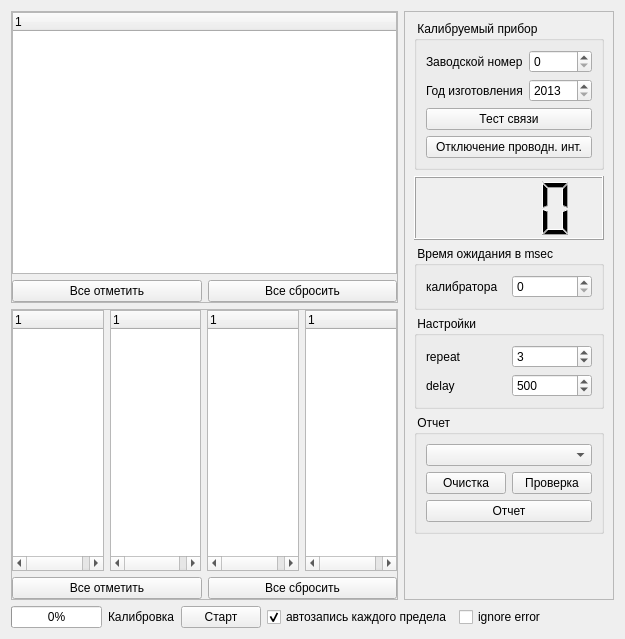
<?xml version="1.0" encoding="UTF-8"?>
<ui version="4.0">
 <class>MainBox</class>
 <widget class="QWidget" name="MainBox">
  <property name="geometry">
   <rect>
    <x>0</x>
    <y>0</y>
    <width>625</width>
    <height>639</height>
   </rect>
  </property>
  <property name="windowTitle">
   <string>Dialog</string>
  </property>
  <layout class="QVBoxLayout" name="verticalLayout_2">
   <item>
    <layout class="QHBoxLayout" name="horizontalLayout">
     <item>
      <layout class="QVBoxLayout" name="layout_calibration">
       <item>
        <widget class="QFrame" name="limits_frame">
         <property name="frameShape">
          <enum>QFrame::StyledPanel</enum>
         </property>
         <property name="frameShadow">
          <enum>QFrame::Raised</enum>
         </property>
         <layout class="QVBoxLayout" name="verticalLayout_5">
          <property name="margin">
           <number>0</number>
          </property>
          <item>
           <widget class="QTreeWidget" name="treeWidget_limits">
            <column>
             <property name="text">
              <string notr="true">1</string>
             </property>
            </column>
           </widget>
          </item>
          <item>
           <layout class="QHBoxLayout" name="horizontalLayout_4">
            <item>
             <widget class="QPushButton" name="btn_limits_All_On">
              <property name="text">
               <string>Все отметить</string>
              </property>
             </widget>
            </item>
            <item>
             <widget class="QPushButton" name="btn_limits_All_Off">
              <property name="text">
               <string>Все сбросить</string>
              </property>
             </widget>
            </item>
           </layout>
          </item>
         </layout>
        </widget>
       </item>
       <item>
        <widget class="QFrame" name="control_frame">
         <property name="frameShape">
          <enum>QFrame::StyledPanel</enum>
         </property>
         <property name="frameShadow">
          <enum>QFrame::Raised</enum>
         </property>
         <layout class="QVBoxLayout" name="verticalLayout_8">
          <property name="margin">
           <number>0</number>
          </property>
          <item>
           <layout class="QHBoxLayout" name="horizontalLayout_6">
            <item>
             <widget class="QTreeWidget" name="treeWidget_controls_U">
              <column>
               <property name="text">
                <string notr="true">1</string>
               </property>
              </column>
             </widget>
            </item>
            <item>
             <widget class="QTreeWidget" name="treeWidget_controls_I">
              <column>
               <property name="text">
                <string notr="true">1</string>
               </property>
              </column>
             </widget>
            </item>
            <item>
             <widget class="QTreeWidget" name="treeWidget_controls_Other">
              <column>
               <property name="text">
                <string notr="true">1</string>
               </property>
              </column>
             </widget>
            </item>
            <item>
             <widget class="QTreeWidget" name="treeWidget_controls_Hi_Low_U">
              <column>
               <property name="text">
                <string notr="true">1</string>
               </property>
              </column>
             </widget>
            </item>
           </layout>
          </item>
          <item>
           <layout class="QHBoxLayout" name="horizontalLayout_5">
            <item>
             <widget class="QPushButton" name="btn_controls_All_On">
              <property name="text">
               <string>Все отметить</string>
              </property>
             </widget>
            </item>
            <item>
             <widget class="QPushButton" name="btn_controls_All_Off">
              <property name="text">
               <string>Все сбросить</string>
              </property>
             </widget>
            </item>
           </layout>
          </item>
         </layout>
        </widget>
       </item>
      </layout>
     </item>
     <item>
      <widget class="QFrame" name="tune_frame">
       <property name="frameShape">
        <enum>QFrame::StyledPanel</enum>
       </property>
       <property name="frameShadow">
        <enum>QFrame::Raised</enum>
       </property>
       <layout class="QVBoxLayout" name="verticalLayout_10">
        <item>
         <layout class="QVBoxLayout" name="serial_layout"/>
        </item>
        <item>
         <widget class="QGroupBox" name="groupBox_2">
          <property name="title">
           <string> Калибруемый прибор </string>
          </property>
          <layout class="QVBoxLayout" name="verticalLayout_4">
           <item>
            <layout class="QGridLayout" name="gridLayout">
             <item row="1" column="1">
              <widget class="QSpinBox" name="sb_SerNo">
               <property name="maximum">
                <number>9999</number>
               </property>
              </widget>
             </item>
             <item row="2" column="1">
              <widget class="QSpinBox" name="sb_Year">
               <property name="minimum">
                <number>2013</number>
               </property>
               <property name="maximum">
                <number>2100</number>
               </property>
              </widget>
             </item>
             <item row="2" column="0">
              <widget class="QLabel" name="label_7">
               <property name="text">
                <string>Год изготовления</string>
               </property>
              </widget>
             </item>
             <item row="1" column="0">
              <widget class="QLabel" name="label_6">
               <property name="text">
                <string>Заводской номер</string>
               </property>
              </widget>
             </item>
            </layout>
           </item>
           <item>
            <widget class="QPushButton" name="btn_Test_Connect">
             <property name="text">
              <string>Тест связи</string>
             </property>
            </widget>
           </item>
           <item>
            <widget class="QPushButton" name="btn_wired_off">
             <property name="text">
              <string>Отключение проводн. инт.</string>
             </property>
            </widget>
           </item>
          </layout>
         </widget>
        </item>
        <item>
         <widget class="QLCDNumber" name="lcd_type_calibrator">
          <property name="sizePolicy">
           <sizepolicy hsizetype="Preferred" vsizetype="Fixed">
            <horstretch>0</horstretch>
            <verstretch>0</verstretch>
           </sizepolicy>
          </property>
          <property name="minimumSize">
           <size>
            <width>128</width>
            <height>64</height>
           </size>
          </property>
          <property name="numDigits">
           <number>4</number>
          </property>
         </widget>
        </item>
        <item>
         <widget class="QGroupBox" name="groupBox">
          <property name="title">
           <string> Время ожидания в msec </string>
          </property>
          <layout class="QVBoxLayout" name="verticalLayout_6">
           <item>
            <layout class="QGridLayout" name="gridLayout_2">
             <item row="0" column="0">
              <widget class="QLabel" name="label_2">
               <property name="text">
                <string>калибратора</string>
               </property>
              </widget>
             </item>
             <item row="0" column="1">
              <widget class="QSpinBox" name="sb_time_calibration"/>
             </item>
            </layout>
           </item>
          </layout>
         </widget>
        </item>
        <item>
         <widget class="QGroupBox" name="groupBox_3">
          <property name="title">
           <string> Настройки </string>
          </property>
          <layout class="QVBoxLayout" name="verticalLayout_7">
           <item>
            <layout class="QGridLayout" name="gridLayout_3">
             <item row="1" column="1">
              <widget class="QSpinBox" name="sb_delay">
               <property name="minimum">
                <number>100</number>
               </property>
               <property name="maximum">
                <number>10000</number>
               </property>
               <property name="value">
                <number>500</number>
               </property>
              </widget>
             </item>
             <item row="0" column="1">
              <widget class="QSpinBox" name="sb_repeat">
               <property name="minimum">
                <number>1</number>
               </property>
               <property name="value">
                <number>3</number>
               </property>
              </widget>
             </item>
             <item row="0" column="0">
              <widget class="QLabel" name="label_4">
               <property name="text">
                <string>repeat</string>
               </property>
              </widget>
             </item>
             <item row="1" column="0">
              <widget class="QLabel" name="label_5">
               <property name="text">
                <string>delay</string>
               </property>
              </widget>
             </item>
            </layout>
           </item>
          </layout>
         </widget>
        </item>
        <item>
         <widget class="QGroupBox" name="groupBox_4">
          <property name="title">
           <string> Отчет </string>
          </property>
          <layout class="QVBoxLayout" name="verticalLayout_9">
           <item>
            <widget class="QComboBox" name="cb_Step_Report"/>
           </item>
           <item>
            <layout class="QHBoxLayout" name="horizontalLayout_3">
             <item>
              <widget class="QPushButton" name="btn_clear">
               <property name="text">
                <string>Очистка</string>
               </property>
              </widget>
             </item>
             <item>
              <widget class="QPushButton" name="btn_CheckMultimeter">
               <property name="text">
                <string>Проверка</string>
               </property>
               <property name="checkable">
                <bool>true</bool>
               </property>
              </widget>
             </item>
            </layout>
           </item>
           <item>
            <widget class="QPushButton" name="btn_Report">
             <property name="text">
              <string>Отчет</string>
             </property>
             <property name="icon">
              <iconset resource="../../../images/programm.qrc">
               <normaloff>:/programm/printer.png</normaloff>:/programm/printer.png</iconset>
             </property>
             <property name="iconSize">
              <size>
               <width>32</width>
               <height>32</height>
              </size>
             </property>
            </widget>
           </item>
          </layout>
         </widget>
        </item>
        <item>
         <spacer name="verticalSpacer">
          <property name="orientation">
           <enum>Qt::Vertical</enum>
          </property>
          <property name="sizeHint" stdset="0">
           <size>
            <width>20</width>
            <height>40</height>
           </size>
          </property>
         </spacer>
        </item>
       </layout>
      </widget>
     </item>
    </layout>
   </item>
   <item>
    <layout class="QHBoxLayout" name="horizontalLayout_2">
     <item>
      <widget class="QProgressBar" name="progressBar">
       <property name="value">
        <number>0</number>
       </property>
       <property name="textVisible">
        <bool>true</bool>
       </property>
      </widget>
     </item>
     <item>
      <widget class="QLabel" name="label_9">
       <property name="text">
        <string>Калибровка</string>
       </property>
      </widget>
     </item>
     <item>
      <widget class="QPushButton" name="btn_Start">
       <property name="text">
        <string>Старт</string>
       </property>
       <property name="icon">
        <iconset resource="../../../images/programm.qrc">
         <normaloff>:/programm/media-playback-start.png</normaloff>:/programm/media-playback-start.png</iconset>
       </property>
      </widget>
     </item>
     <item>
      <widget class="QCheckBox" name="cb_AutoSave">
       <property name="text">
        <string>автозапись каждого предела</string>
       </property>
       <property name="checked">
        <bool>true</bool>
       </property>
      </widget>
     </item>
     <item>
      <widget class="QCheckBox" name="cb_ignore_error">
       <property name="text">
        <string>ignore error</string>
       </property>
      </widget>
     </item>
     <item>
      <spacer name="horizontalSpacer">
       <property name="orientation">
        <enum>Qt::Horizontal</enum>
       </property>
       <property name="sizeHint" stdset="0">
        <size>
         <width>40</width>
         <height>20</height>
        </size>
       </property>
      </spacer>
     </item>
    </layout>
   </item>
  </layout>
 </widget>
 <resources>
  <include location="../../../images/programm.qrc"/>
 </resources>
 <connections/>
</ui>
